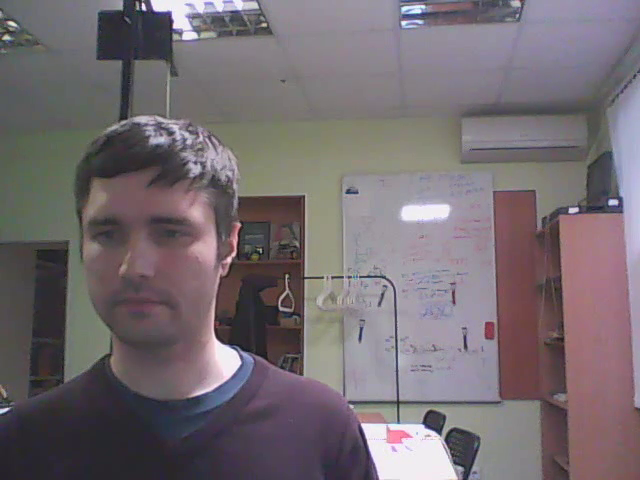
#> input picture frame 25 of opencv_moments.mp4, 640 x 480 px, given in place of hui10.mp4, which was not available
$ python main.py
#> lines starting #> are read from the running program, lines starting #| are printed output that depends on the picture; after the words box and inside, x2 and y2 are one past the last pixel; in counts of white or black regions, pixels touching at a corner belong together; pictures that were not available may be replaced by others from this repository, and a replacement may not be noted
import cv2
import numpy as np


if __name__ == '__main__':
    def callback(*arg):
        print (arg)

    def createPath( img ):
        h, w = img.shape[:2]
        return np.zeros((h, w, 3), np.uint8)

    cv2.namedWindow( "result" )

    cap = cv2.VideoCapture("C:/hui10.mp4")
    colors = ['red', 'green', 'blue'] # список цветов, которые необходимо определить

    # диапазоны HSV для каждого цвета (в данном примере для красного, зеленого и синего)
    hsv_min = {'red': np.array((0, 100, 100), np.uint8),
               'green': np.array((40, 70, 70), np.uint8),
               'blue': np.array((100, 70, 70), np.uint8)}

    hsv_max = {'red': np.array((10, 255, 255), np.uint8),
               'green': np.array((80, 255, 255), np.uint8),
               'blue': np.array((130, 255, 255), np.uint8)}

    last_coords = {} # словарь для хранения последних координат каждого цвета
    path_color = {'red': (0, 0, 255),
                  'green': (0, 255, 0),
                  'blue': (255, 0, 0)}

    flag, img = cap.read()
#> img is the input picture: shape (480, 640, 3); mean B, G, R 112.5, 107.5, 116.3
    path = createPath(img)
#> path: shape (480, 640, 3); every value is 0

    while True:
        flag, img = cap.read()
        hsv = cv2.cvtColor(img, cv2.COLOR_BGR2HSV )
#> hsv: shape (480, 640, 3); mean H, S, V 109.6, 36.6, 121.1

        for color in colors:
            thresh = cv2.inRange(hsv, hsv_min[color], hsv_max[color])
            moments = cv2.moments(thresh, 1)
            dM01 = moments['m01']
            dM10 = moments['m10']
            dArea = moments['m00']

            if dArea > 100:
                x = int(dM10 / dArea)
                y = int(dM01 / dArea)
                cv2.circle(img, (x, y), 10, path_color[color], -1)

                if last_coords.get(color) is not None:
                    cv2.line(path, last_coords[color], (x, y), path_color[color], 5)
                last_coords[color] = (x, y)
#> this loop made 3 passes
#> (dM01, dM10, dArea, x, y) on passes 1, 3: (115630, 179842, 347, 518, 333), (980583, 862611, 3303, 261, 296)
#> pass 1, `thresh = cv2.inRange(hsv, hsv_min[color], hsv_max[color])`:
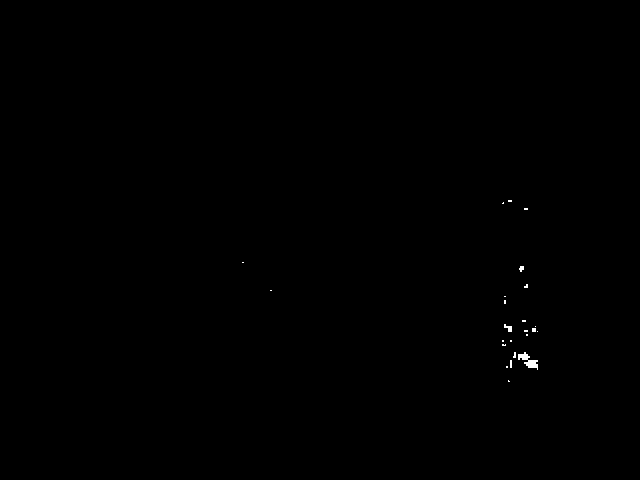
#> thresh: shape (480, 640); 0.11% white; 24 white regions (21 under 20 px), largest, box (x1, y1, x2, y2) and area: (518, 352, 538, 370) 154, (504, 324, 512, 332) 36, (519, 266, 524, 272) 22
#> pass 2, `thresh = cv2.inRange(hsv, hsv_min[color], hsv_max[color])`:
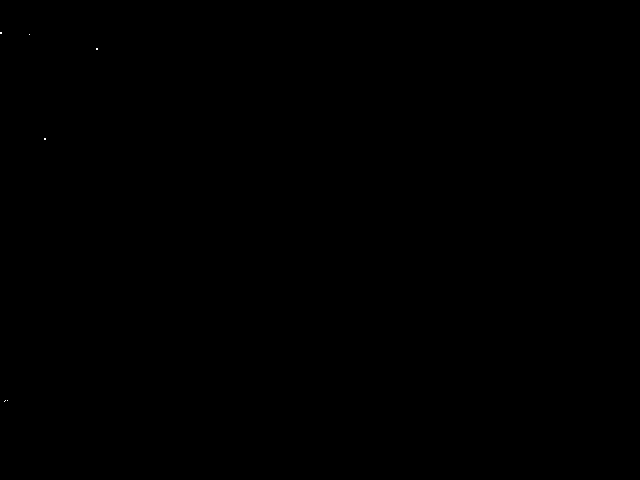
#> thresh: shape (480, 640); 0.01% white in thin lines or dots, all inside (x1, y1, x2, y2) = (0, 32, 98, 402)
#> pass 3, `thresh = cv2.inRange(hsv, hsv_min[color], hsv_max[color])`:
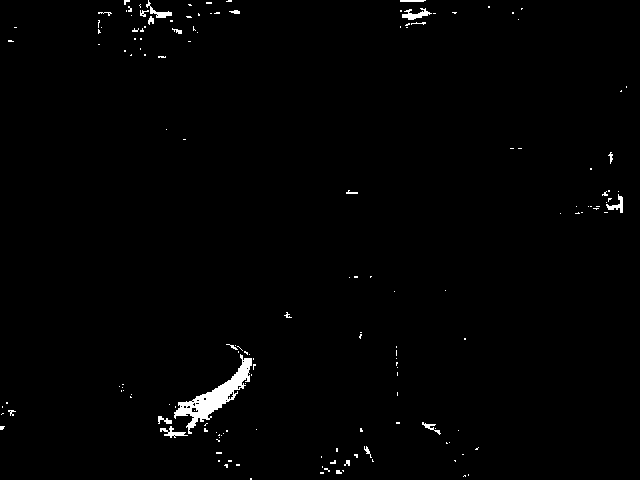
#> thresh: shape (480, 640); 1.1% white; 159 white regions (137 under 20 px), largest, box (x1, y1, x2, y2) and area: (174, 354, 252, 434) 1562, (402, 8, 432, 20) 167, (146, 0, 172, 18) 132
#> after the loop:
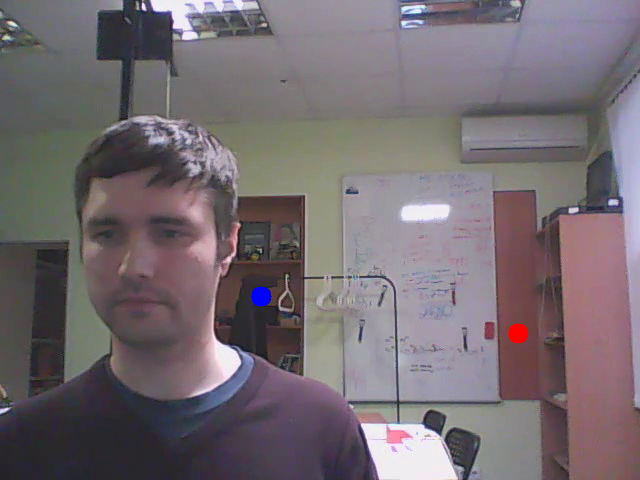
#> img: shape (480, 640, 3); mean B, G, R 112.8, 107.4, 116.6
#> after the loop, last_coords = {'red': (518, 333), 'blue': (261, 296)}

        img = cv2.add( img, path)

        cv2.imshow('result', img)

        ch = cv2.waitKey(5)
#> (key Esc is pressed here)
        if ch == 27:
            break

    cap.release()
    cv2.destroyAllWindows()

$ run again, starting later in the video
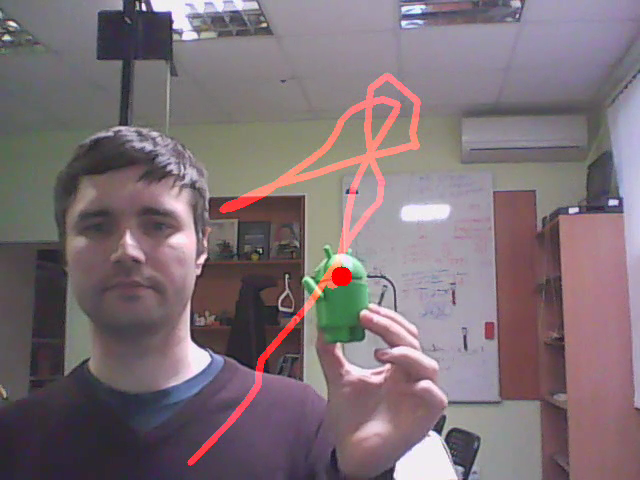
#> input picture frame 114 of opencv_moments.mp4, 640 x 480 px, given in place of hui10.mp4, which was not available
#> img is the input picture: shape (480, 640, 3); mean B, G, R 117.7, 111.7, 125.8
#> path: shape (480, 640, 3); every value is 0
#> hsv: shape (480, 640, 3); mean H, S, V 114.1, 43.1, 130.4
#> the loop `for color in colors:` made 3 passes
#> (dM01, dM10, dArea, x, y) on passes 1 to 3: (973782, 1693795, 4850, 349, 200), (833555, 953044, 2806, 339, 297), (1014747, 788464, 3626, 217, 279)
#> pass 1, `thresh = cv2.inRange(hsv, hsv_min[color], hsv_max[color])`:
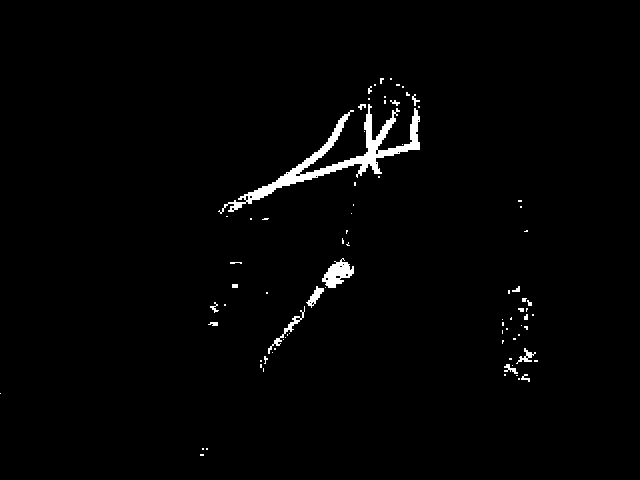
#> thresh: shape (480, 640); 1.6% white; 81 white regions (63 under 20 px), largest, box (x1, y1, x2, y2) and area: (218, 104, 420, 214) 3152, (322, 258, 354, 288) 510, (268, 306, 305, 354) 205
#> after the loop `for color in colors:`:
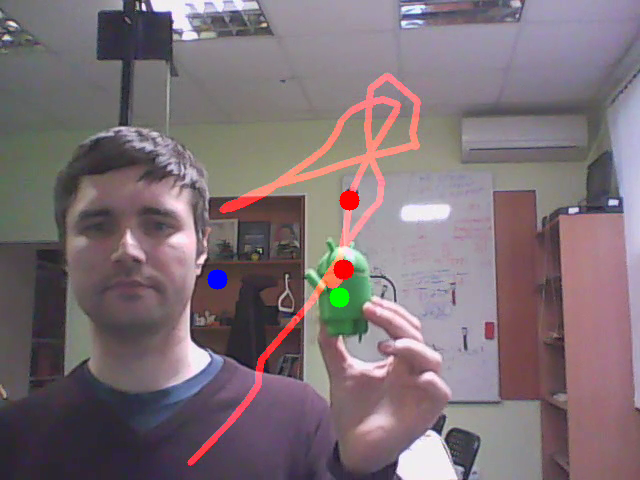
#> img: shape (480, 640, 3); mean B, G, R 117.4, 111.4, 125.5
#> after the loop `for color in colors:`: last_coords = {'red': (349, 200), 'green': (339, 297), 'blue': (217, 279)}

$ run again, starting later in the video
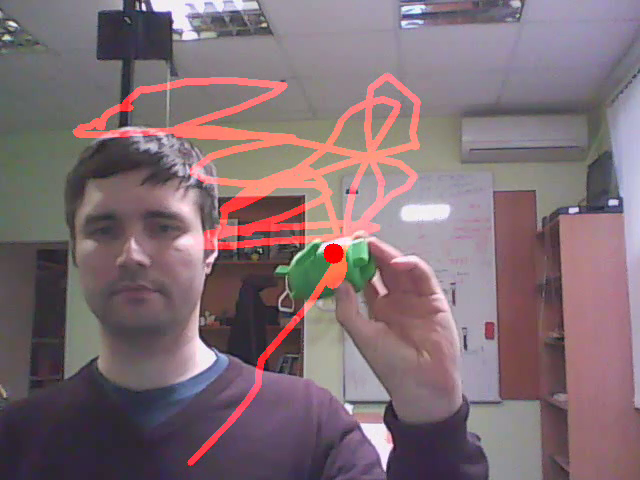
#> input picture frame 204 of opencv_moments.mp4, 640 x 480 px, given in place of hui10.mp4, which was not available
#> img is the input picture: shape (480, 640, 3); mean B, G, R 116.1, 109.7, 128.9
#> path: shape (480, 640, 3); every value is 0
#> hsv: shape (480, 640, 3); mean H, S, V 109.6, 47, 133.8
#> the loop `for color in colors:` made 3 passes
#> (dM01, dM10, dArea, x, y) on passes 1 to 3: (2249506, 3641974, 12159, 299, 185), (656570, 715231, 2331, 306, 281), (1060978, 827201, 3550, 233, 298)
#> pass 1, `thresh = cv2.inRange(hsv, hsv_min[color], hsv_max[color])`:
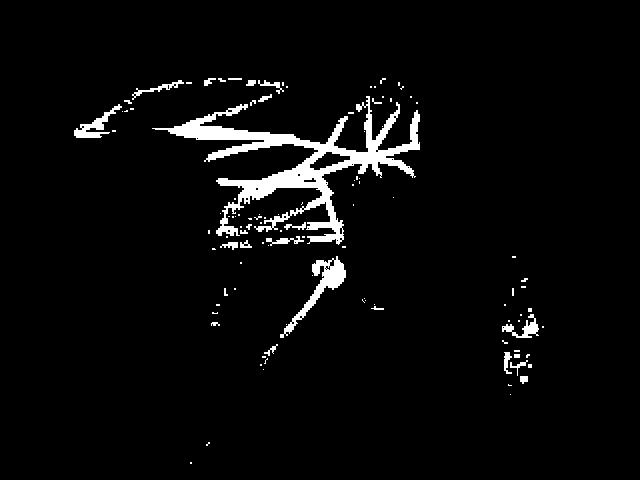
#> thresh: shape (480, 640); 4% white; 108 white regions (80 under 20 px), largest, box (x1, y1, x2, y2) and area: (152, 96, 420, 245) 8470, (280, 256, 346, 338) 1088, (74, 104, 122, 138) 490
#> after the loop `for color in colors:`:
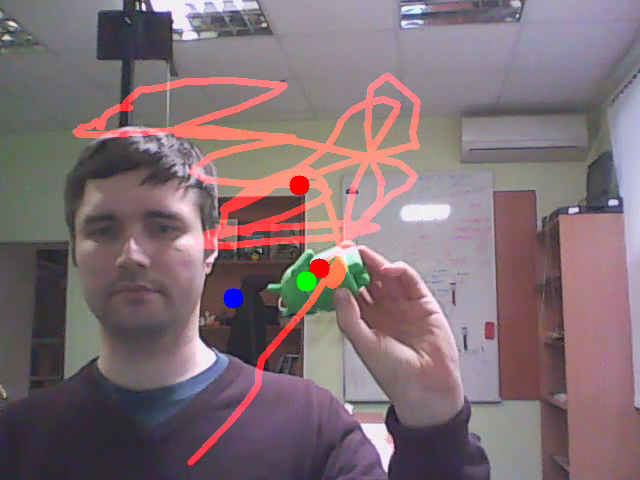
#> img: shape (480, 640, 3); mean B, G, R 116.2, 110.7, 128.8
#> after the loop `for color in colors:`: last_coords = {'red': (299, 185), 'green': (306, 281), 'blue': (233, 298)}
